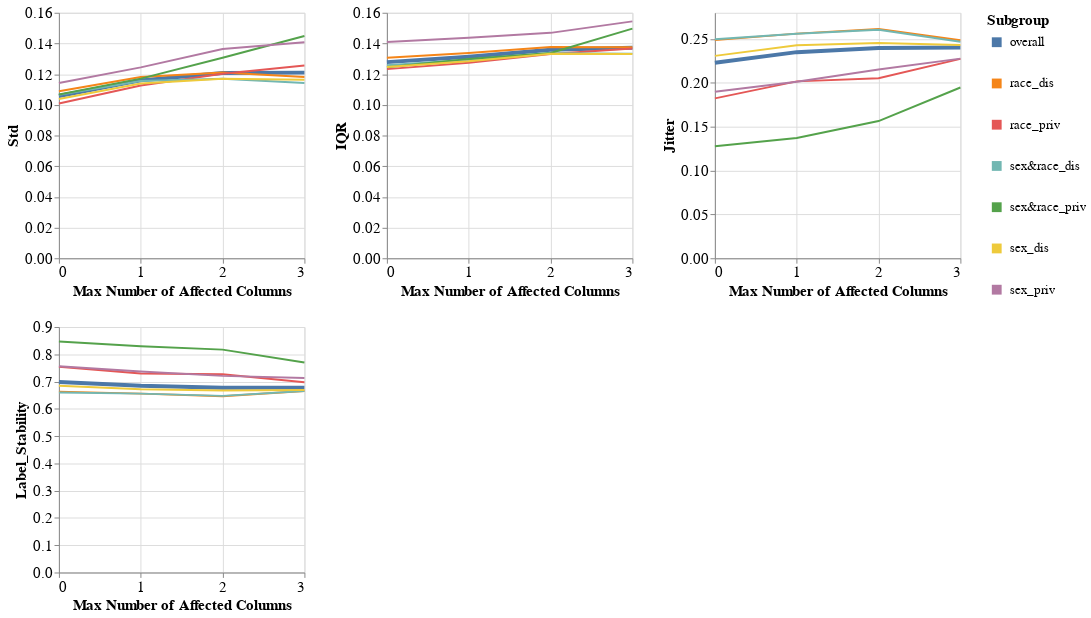

Source (notebook cell):
### Markdown cell above
### Subgroup metrics per dataset, experiment iteration, and model

### Code cell
visualizer.create_subgroups_grid_pct_lines_plot(model_name=MODEL_NAMES[0],
                                                target_preprocessing_technique=PREPROCESSING_TECHNIQUES[0],
                                                subgroup_metrics_type='variance',
                                                mode='max_num_columns')

### Figure 1 — Vega-Lite specification as saved in the notebook (floating-point values rounded to 4 significant figures)
{"config": {"view": {"continuousWidth": 400, "continuousHeight": 300}, "axis": {"labelFontSize": 15, "titleFontSize": 15}, "legend": {"labelFontSize": 13, "symbolStrokeWidth": 10, "titleFontSize": 15}}, "vconcat": [{"hconcat": [{"mark": "line", "encoding": {"color": {"field": "Subgroup", "type": "nominal"}, "strokeWidth": {"condition": {"value": 4, "test": "datum.Subgroup == 'overall'"}, "value": 2}, "x": {"axis": {"tickMinStep": 1}, "field": "Percentage", "title": "Max Number of Affected Columns", "type": "quantitative"}, "y": {"field": "Metric_Value", "title": "Std", "type": "quantitative"}}, "height": 250, "width": 250}, {"data": {"name": "data-92146425f23984513652a711abef8f13"}, "mark": "line", "encoding": {"color": {"field": "Subgroup", "type": "nominal"}, "strokeWidth": {"condition": {"value": 4, "test": "datum.Subgroup == 'overall'"}, "value": 2}, "x": {"axis": {"tickMinStep": 1}, "field": "Percentage", "title": "Max Number of Affected Columns", "type": "quantitative"}, "y": {"field": "Metric_Value", "title": "IQR", "type": "quantitative"}}, "height": 250, "width": 250}, {"data": {"name": "data-ff83ebf3c98934165e0274256d214f44"}, "mark": "line", "encoding": {"color": {"field": "Subgroup", "type": "nominal"}, "strokeWidth": {"condition": {"value": 4, "test": "datum.Subgroup == 'overall'"}, "value": 2}, "x": {"axis": {"tickMinStep": 1}, "field": "Percentage", "title": "Max Number of Affected Columns", "type": "quantitative"}, "y": {"field": "Metric_Value", "title": "Jitter", "type": "quantitative"}}, "height": 250, "width": 250}]}, {"hconcat": [{"mark": "line", "encoding": {"color": {"field": "Subgroup", "type": "nominal"}, "strokeWidth": {"condition": {"value": 4, "test": "datum.Subgroup == 'overall'"}, "value": 2}, "x": {"axis": {"tickMinStep": 1}, "field": "Percentage", "title": "Max Number of Affected Columns", "type": "quantitative"}, "y": {"field": "Metric_Value", "title": "Label_Stability", "type": "quantitative"}}, "height": 250, "width": 250}], "data": {"name": "data-e026bdff0b81c07d0a75388848ddd660"}}], "data": {"name": "data-94163e363075d6fd0b2a246c7d570f7f"}, "$schema": "https://vega.github.io/schema/vega-lite/v4.17.0.json", "datasets": {"data-94163e363075d6fd0b2a246c7d570f7f": [{"Model_Name": "DecisionTreeClassifier", "Test_Set_Index": 0.0, "Metric": "Std", "Subgroup": "overall", "Num_Estimators": 10.0, "Metric_Value": 0.1058, "Percentage": 0.0}, {"Model_Name": "DecisionTreeClassifier", "Test_Set_Index": 0.0, "Metric": "Std", "Subgroup": "race_dis", "Num_Estimators": 10.0, "Metric_Value": 0.1089, "Percentage": 0.0}, {"Model_Name": "DecisionTreeClassifier", "Test_Set_Index": 0.0, "Metric": "Std", "Subgroup": "race_priv", "Num_Estimators": 10.0, "Metric_Value": 0.1009, "Percentage": 0.0}, {"Model_Name": "DecisionTreeClassifier", "Test_Set_Index": 0.0, "Metric": "Std", "Subgroup": "sex&race_dis", "Num_Estimators": 10.0, "Metric_Value": 0.1065, "Percentage": 0.0}, {"Model_Name": "DecisionTreeClassifier", "Test_Set_Index": 0.0, "Metric": "Std", "Subgroup": "sex&race_priv", "Num_Estimators": 10.0, "Metric_Value": 0.1067, "Percentage": 0.0}, {"Model_Name": "DecisionTreeClassifier", "Test_Set_Index": 0.0, "Metric": "Std", "Subgroup": "sex_dis", "Num_Estimators": 10.0, "Metric_Value": 0.1038, "Percentage": 0.0}, {"Model_Name": "DecisionTreeClassifier", "Test_Set_Index": 0.0, "Metric": "Std", "Subgroup": "sex_priv", "Num_Estimators": 10.0, "Metric_Value": 0.1142, "Percentage": 0.0}, {"Model_Name": "DecisionTreeClassifier", "Test_Set_Index": 1.0, "Metric": "Std", "Subgroup": "overall", "Num_Estimators": 10.0, "Metric_Value": 0.116, "Percentage": 1.0}, {"Model_Name": "DecisionTreeClassifier", "Test_Set_Index": 1.0, "Metric": "Std", "Subgroup": "race_dis", "Num_Estimators": 10.0, "Metric_Value": 0.1181, "Percentage": 1.0}, {"Model_Name": "DecisionTreeClassifier", "Test_Set_Index": 1.0, "Metric": "Std", "Subgroup": "race_priv", "Num_Estimators": 10.0, "Metric_Value": 0.1126, "Percentage": 1.0}, {"Model_Name": "DecisionTreeClassifier", "Test_Set_Index": 1.0, "Metric": "Std", "Subgroup": "sex&race_dis", "Num_Estimators": 10.0, "Metric_Value": 0.1156, "Percentage": 1.0}, {"Model_Name": "DecisionTreeClassifier", "Test_Set_Index": 1.0, "Metric": "Std", "Subgroup": "sex&race_priv", "Num_Estimators": 10.0, "Metric_Value": 0.1171, "Percentage": 1.0}, {"Model_Name": "DecisionTreeClassifier", "Test_Set_Index": 1.0, "Metric": "Std", "Subgroup": "sex_dis", "Num_Estimators": 10.0, "Metric_Value": 0.114, "Percentage": 1.0}, {"Model_Name": "DecisionTreeClassifier", "Test_Set_Index": 1.0, "Metric": "Std", "Subgroup": "sex_priv", "Num_Estimators": 10.0, "Metric_Value": 0.1244, "Percentage": 1.0}, {"Model_Name": "DecisionTreeClassifier", "Test_Set_Index": 2.0, "Metric": "Std", "Subgroup": "overall", "Num_Estimators": 10.0, "Metric_Value": 0.1207, "Percentage": 2.0}, {"Model_Name": "DecisionTreeClassifier", "Test_Set_Index": 2.0, "Metric": "Std", "Subgroup": "race_dis", "Num_Estimators": 10.0, "Metric_Value": 0.121, "Percentage": 2.0}, {"Model_Name": "DecisionTreeClassifier", "Test_Set_Index": 2.0, "Metric": "Std", "Subgroup": "race_priv", "Num_Estimators": 10.0, "Metric_Value": 0.1203, "Percentage": 2.0}, {"Model_Name": "DecisionTreeClassifier", "Test_Set_Index": 2.0, "Metric": "Std", "Subgroup": "sex&race_dis", "Num_Estimators": 10.0, "Metric_Value": 0.1169, "Percentage": 2.0}, {"Model_Name": "DecisionTreeClassifier", "Test_Set_Index": 2.0, "Metric": "Std", "Subgroup": "sex&race_priv", "Num_Estimators": 10.0, "Metric_Value": 0.1307, "Percentage": 2.0}, {"Model_Name": "DecisionTreeClassifier", "Test_Set_Index": 2.0, "Metric": "Std", "Subgroup": "sex_dis", "Num_Estimators": 10.0, "Metric_Value": 0.117, "Percentage": 2.0}, {"Model_Name": "DecisionTreeClassifier", "Test_Set_Index": 2.0, "Metric": "Std", "Subgroup": "sex_priv", "Num_Estimators": 10.0, "Metric_Value": 0.1364, "Percentage": 2.0}, {"Model_Name": "DecisionTreeClassifier", "Test_Set_Index": 3.0, "Metric": "Std", "Subgroup": "overall", "Num_Estimators": 10.0, "Metric_Value": 0.121, "Percentage": 3.0}, {"Model_Name": "DecisionTreeClassifier", "Test_Set_Index": 3.0, "Metric": "Std", "Subgroup": "race_dis", "Num_Estimators": 10.0, "Metric_Value": 0.1181, "Percentage": 3.0}, {"Model_Name": "DecisionTreeClassifier", "Test_Set_Index": 3.0, "Metric": "Std", "Subgroup": "race_priv", "Num_Estimators": 10.0, "Metric_Value": 0.1256, "Percentage": 3.0}, {"Model_Name": "DecisionTreeClassifier", "Test_Set_Index": 3.0, "Metric": "Std", "Subgroup": "sex&race_dis", "Num_Estimators": 10.0, "Metric_Value": 0.1143, "Percentage": 3.0}, {"Model_Name": "DecisionTreeClassifier", "Test_Set_Index": 3.0, "Metric": "Std", "Subgroup": "sex&race_priv", "Num_Estimators": 10.0, "Metric_Value": 0.1449, "Percentage": 3.0}, {"Model_Name": "DecisionTreeClassifier", "Test_Set_Index": 3.0, "Metric": "Std", "Subgroup": "sex_dis", "Num_Estimators": 10.0, "Metric_Value": 0.1163, "Percentage": 3.0}, {"Model_Name": "DecisionTreeClassifier", "Test_Set_Index": 3.0, "Metric": "Std", "Subgroup": "sex_priv", "Num_Estimators": 10.0, "Metric_Value": 0.1408, "Percentage": 3.0}], "data-92146425f23984513652a711abef8f13": [{"Model_Name": "DecisionTreeClassifier", "Test_Set_Index": 0.0, "Metric": "IQR", "Subgroup": "overall", "Num_Estimators": 10.0, "Metric_Value": 0.1278, "Percentage": 0.0}, {"Model_Name": "DecisionTreeClassifier", "Test_Set_Index": 0.0, "Metric": "IQR", "Subgroup": "race_dis", "Num_Estimators": 10.0, "Metric_Value": 0.1307, "Percentage": 0.0}, {"Model_Name": "DecisionTreeClassifier", "Test_Set_Index": 0.0, "Metric": "IQR", "Subgroup": "race_priv", "Num_Estimators": 10.0, "Metric_Value": 0.1233, "Percentage": 0.0}, {"Model_Name": "DecisionTreeClassifier", "Test_Set_Index": 0.0, "Metric": "IQR", "Subgroup": "sex&race_dis", "Num_Estimators": 10.0, "Metric_Value": 0.1258, "Percentage": 0.0}, {"Model_Name": "DecisionTreeClassifier", "Test_Set_Index": 0.0, "Metric": "IQR", "Subgroup": "sex&race_priv", "Num_Estimators": 10.0, "Metric_Value": 0.1244, "Percentage": 0.0}, {"Model_Name": "DecisionTreeClassifier", "Test_Set_Index": 0.0, "Metric": "IQR", "Subgroup": "sex_dis", "Num_Estimators": 10.0, "Metric_Value": 0.1247, "Percentage": 0.0}, {"Model_Name": "DecisionTreeClassifier", "Test_Set_Index": 0.0, "Metric": "IQR", "Subgroup": "sex_priv", "Num_Estimators": 10.0, "Metric_Value": 0.1409, "Percentage": 0.0}, {"Model_Name": "DecisionTreeClassifier", "Test_Set_Index": 1.0, "Metric": "IQR", "Subgroup": "overall", "Num_Estimators": 10.0, "Metric_Value": 0.1313, "Percentage": 1.0}, {"Model_Name": "DecisionTreeClassifier", "Test_Set_Index": 1.0, "Metric": "IQR", "Subgroup": "race_dis", "Num_Estimators": 10.0, "Metric_Value": 0.1337, "Percentage": 1.0}, {"Model_Name": "DecisionTreeClassifier", "Test_Set_Index": 1.0, "Metric": "IQR", "Subgroup": "race_priv", "Num_Estimators": 10.0, "Metric_Value": 0.1275, "Percentage": 1.0}, {"Model_Name": "DecisionTreeClassifier", "Test_Set_Index": 1.0, "Metric": "IQR", "Subgroup": "sex&race_dis", "Num_Estimators": 10.0, "Metric_Value": 0.1294, "Percentage": 1.0}, {"Model_Name": "DecisionTreeClassifier", "Test_Set_Index": 1.0, "Metric": "IQR", "Subgroup": "sex&race_priv", "Num_Estimators": 10.0, "Metric_Value": 0.1299, "Percentage": 1.0}, {"Model_Name": "DecisionTreeClassifier", "Test_Set_Index": 1.0, "Metric": "IQR", "Subgroup": "sex_dis", "Num_Estimators": 10.0, "Metric_Value": 0.1284, "Percentage": 1.0}, {"Model_Name": "DecisionTreeClassifier", "Test_Set_Index": 1.0, "Metric": "IQR", "Subgroup": "sex_priv", "Num_Estimators": 10.0, "Metric_Value": 0.1437, "Percentage": 1.0}, {"Model_Name": "DecisionTreeClassifier", "Test_Set_Index": 2.0, "Metric": "IQR", "Subgroup": "overall", "Num_Estimators": 10.0, "Metric_Value": 0.1359, "Percentage": 2.0}, {"Model_Name": "DecisionTreeClassifier", "Test_Set_Index": 2.0, "Metric": "IQR", "Subgroup": "race_dis", "Num_Estimators": 10.0, "Metric_Value": 0.1377, "Percentage": 2.0}, {"Model_Name": "DecisionTreeClassifier", "Test_Set_Index": 2.0, "Metric": "IQR", "Subgroup": "race_priv", "Num_Estimators": 10.0, "Metric_Value": 0.1332, "Percentage": 2.0}, {"Model_Name": "DecisionTreeClassifier", "Test_Set_Index": 2.0, "Metric": "IQR", "Subgroup": "sex&race_dis", "Num_Estimators": 10.0, "Metric_Value": 0.1336, "Percentage": 2.0}, {"Model_Name": "DecisionTreeClassifier", "Test_Set_Index": 2.0, "Metric": "IQR", "Subgroup": "sex&race_priv", "Num_Estimators": 10.0, "Metric_Value": 0.1337, "Percentage": 2.0}, {"Model_Name": "DecisionTreeClassifier", "Test_Set_Index": 2.0, "Metric": "IQR", "Subgroup": "sex_dis", "Num_Estimators": 10.0, "Metric_Value": 0.1333, "Percentage": 2.0}, {"Model_Name": "DecisionTreeClassifier", "Test_Set_Index": 2.0, "Metric": "IQR", "Subgroup": "sex_priv", "Num_Estimators": 10.0, "Metric_Value": 0.1469, "Percentage": 2.0}, {"Model_Name": "DecisionTreeClassifier", "Test_Set_Index": 3.0, "Metric": "IQR", "Subgroup": "overall", "Num_Estimators": 10.0, "Metric_Value": 0.1372, "Percentage": 3.0}, {"Model_Name": "DecisionTreeClassifier", "Test_Set_Index": 3.0, "Metric": "IQR", "Subgroup": "race_dis", "Num_Estimators": 10.0, "Metric_Value": 0.1376, "Percentage": 3.0}, {"Model_Name": "DecisionTreeClassifier", "Test_Set_Index": 3.0, "Metric": "IQR", "Subgroup": "race_priv", "Num_Estimators": 10.0, "Metric_Value": 0.1367, "Percentage": 3.0}, {"Model_Name": "DecisionTreeClassifier", "Test_Set_Index": 3.0, "Metric": "IQR", "Subgroup": "sex&race_dis", "Num_Estimators": 10.0, "Metric_Value": 0.1334, "Percentage": 3.0}, {"Model_Name": "DecisionTreeClassifier", "Test_Set_Index": 3.0, "Metric": "IQR", "Subgroup": "sex&race_priv", "Num_Estimators": 10.0, "Metric_Value": 0.1497, "Percentage": 3.0}, {"Model_Name": "DecisionTreeClassifier", "Test_Set_Index": 3.0, "Metric": "IQR", "Subgroup": "sex_dis", "Num_Estimators": 10.0, "Metric_Value": 0.1332, "Percentage": 3.0}, {"Model_Name": "DecisionTreeClassifier", "Test_Set_Index": 3.0, "Metric": "IQR", "Subgroup": "sex_priv", "Num_Estimators": 10.0, "Metric_Value": 0.1544, "Percentage": 3.0}], "data-ff83ebf3c98934165e0274256d214f44": [{"Model_Name": "DecisionTreeClassifier", "Test_Set_Index": 0.0, "Metric": "Jitter", "Subgroup": "overall", "Num_Estimators": 10.0, "Metric_Value": 0.223, "Percentage": 0.0}, {"Model_Name": "DecisionTreeClassifier", "Test_Set_Index": 0.0, "Metric": "Jitter", "Subgroup": "race_dis", "Num_Estimators": 10.0, "Metric_Value": 0.2488, "Percentage": 0.0}, {"Model_Name": "DecisionTreeClassifier", "Test_Set_Index": 0.0, "Metric": "Jitter", "Subgroup": "race_priv", "Num_Estimators": 10.0, "Metric_Value": 0.1823, "Percentage": 0.0}, {"Model_Name": "DecisionTreeClassifier", "Test_Set_Index": 0.0, "Metric": "Jitter", "Subgroup": "sex&race_dis", "Num_Estimators": 10.0, "Metric_Value": 0.2497, "Percentage": 0.0}, {"Model_Name": "DecisionTreeClassifier", "Test_Set_Index": 0.0, "Metric": "Jitter", "Subgroup": "sex&race_priv", "Num_Estimators": 10.0, "Metric_Value": 0.1277, "Percentage": 0.0}, {"Model_Name": "DecisionTreeClassifier", "Test_Set_Index": 0.0, "Metric": "Jitter", "Subgroup": "sex_dis", "Num_Estimators": 10.0, "Metric_Value": 0.2308, "Percentage": 0.0}, {"Model_Name": "DecisionTreeClassifier", "Test_Set_Index": 0.0, "Metric": "Jitter", "Subgroup": "sex_priv", "Num_Estimators": 10.0, "Metric_Value": 0.1899, "Percentage": 0.0}, {"Model_Name": "DecisionTreeClassifier", "Test_Set_Index": 1.0, "Metric": "Jitter", "Subgroup": "overall", "Num_Estimators": 10.0, "Metric_Value": 0.2351, "Percentage": 1.0}, {"Model_Name": "DecisionTreeClassifier", "Test_Set_Index": 1.0, "Metric": "Jitter", "Subgroup": "race_dis", "Num_Estimators": 10.0, "Metric_Value": 0.2562, "Percentage": 1.0}, {"Model_Name": "DecisionTreeClassifier", "Test_Set_Index": 1.0, "Metric": "Jitter", "Subgroup": "race_priv", "Num_Estimators": 10.0, "Metric_Value": 0.2017, "Percentage": 1.0}, {"Model_Name": "DecisionTreeClassifier", "Test_Set_Index": 1.0, "Metric": "Jitter", "Subgroup": "sex&race_dis", "Num_Estimators": 10.0, "Metric_Value": 0.256, "Percentage": 1.0}, {"Model_Name": "DecisionTreeClassifier", "Test_Set_Index": 1.0, "Metric": "Jitter", "Subgroup": "sex&race_priv", "Num_Estimators": 10.0, "Metric_Value": 0.1371, "Percentage": 1.0}, {"Model_Name": "DecisionTreeClassifier", "Test_Set_Index": 1.0, "Metric": "Jitter", "Subgroup": "sex_dis", "Num_Estimators": 10.0, "Metric_Value": 0.243, "Percentage": 1.0}, {"Model_Name": "DecisionTreeClassifier", "Test_Set_Index": 1.0, "Metric": "Jitter", "Subgroup": "sex_priv", "Num_Estimators": 10.0, "Metric_Value": 0.2013, "Percentage": 1.0}, {"Model_Name": "DecisionTreeClassifier", "Test_Set_Index": 2.0, "Metric": "Jitter", "Subgroup": "overall", "Num_Estimators": 10.0, "Metric_Value": 0.2397, "Percentage": 2.0}, {"Model_Name": "DecisionTreeClassifier", "Test_Set_Index": 2.0, "Metric": "Jitter", "Subgroup": "race_dis", "Num_Estimators": 10.0, "Metric_Value": 0.2616, "Percentage": 2.0}, {"Model_Name": "DecisionTreeClassifier", "Test_Set_Index": 2.0, "Metric": "Jitter", "Subgroup": "race_priv", "Num_Estimators": 10.0, "Metric_Value": 0.2053, "Percentage": 2.0}, {"Model_Name": "DecisionTreeClassifier", "Test_Set_Index": 2.0, "Metric": "Jitter", "Subgroup": "sex&race_dis", "Num_Estimators": 10.0, "Metric_Value": 0.2606, "Percentage": 2.0}, {"Model_Name": "DecisionTreeClassifier", "Test_Set_Index": 2.0, "Metric": "Jitter", "Subgroup": "sex&race_priv", "Num_Estimators": 10.0, "Metric_Value": 0.1565, "Percentage": 2.0}, {"Model_Name": "DecisionTreeClassifier", "Test_Set_Index": 2.0, "Metric": "Jitter", "Subgroup": "sex_dis", "Num_Estimators": 10.0, "Metric_Value": 0.2455, "Percentage": 2.0}, {"Model_Name": "DecisionTreeClassifier", "Test_Set_Index": 2.0, "Metric": "Jitter", "Subgroup": "sex_priv", "Num_Estimators": 10.0, "Metric_Value": 0.2154, "Percentage": 2.0}, {"Model_Name": "DecisionTreeClassifier", "Test_Set_Index": 3.0, "Metric": "Jitter", "Subgroup": "overall", "Num_Estimators": 10.0, "Metric_Value": 0.2404, "Percentage": 3.0}, {"Model_Name": "DecisionTreeClassifier", "Test_Set_Index": 3.0, "Metric": "Jitter", "Subgroup": "race_dis", "Num_Estimators": 10.0, "Metric_Value": 0.2486, "Percentage": 3.0}, {"Model_Name": "DecisionTreeClassifier", "Test_Set_Index": 3.0, "Metric": "Jitter", "Subgroup": "race_priv", "Num_Estimators": 10.0, "Metric_Value": 0.2274, "Percentage": 3.0}, {"Model_Name": "DecisionTreeClassifier", "Test_Set_Index": 3.0, "Metric": "Jitter", "Subgroup": "sex&race_dis", "Num_Estimators": 10.0, "Metric_Value": 0.247, "Percentage": 3.0}, {"Model_Name": "DecisionTreeClassifier", "Test_Set_Index": 3.0, "Metric": "Jitter", "Subgroup": "sex&race_priv", "Num_Estimators": 10.0, "Metric_Value": 0.1948, "Percentage": 3.0}, {"Model_Name": "DecisionTreeClassifier", "Test_Set_Index": 3.0, "Metric": "Jitter", "Subgroup": "sex_dis", "Num_Estimators": 10.0, "Metric_Value": 0.2434, "Percentage": 3.0}, {"Model_Name": "DecisionTreeClassifier", "Test_Set_Index": 3.0, "Metric": "Jitter", "Subgroup": "sex_priv", "Num_Estimators": 10.0, "Metric_Value": 0.2277, "Percentage": 3.0}], "data-e026bdff0b81c07d0a75388848ddd660": [{"Model_Name": "DecisionTreeClassifier", "Test_Set_Index": 0.0, "Metric": "Label_Stability", "Subgroup": "overall", "Num_Estimators": 10.0, "Metric_Value": 0.6985, "Percentage": 0.0}, {"Model_Name": "DecisionTreeClassifier", "Test_Set_Index": 0.0, "Metric": "Label_Stability", "Subgroup": "race_dis", "Num_Estimators": 10.0, "Metric_Value": 0.6632, "Percentage": 0.0}, {"Model_Name": "DecisionTreeClassifier", "Test_Set_Index": 0.0, "Metric": "Label_Stability", "Subgroup": "race_priv", "Num_Estimators": 10.0, "Metric_Value": 0.7541, "Percentage": 0.0}, {"Model_Name": "DecisionTreeClassifier", "Test_Set_Index": 0.0, "Metric": "Label_Stability", "Subgroup": "sex&race_dis", "Num_Estimators": 10.0, "Metric_Value": 0.6602, "Percentage": 0.0}, {"Model_Name": "DecisionTreeClassifier", "Test_Set_Index": 0.0, "Metric": "Label_Stability", "Subgroup": "sex&race_priv", "Num_Estimators": 10.0, "Metric_Value": 0.8468, "Percentage": 0.0}, {"Model_Name": "DecisionTreeClassifier", "Test_Set_Index": 0.0, "Metric": "Label_Stability", "Subgroup": "sex_dis", "Num_Estimators": 10.0, "Metric_Value": 0.6848, "Percentage": 0.0}, {"Model_Name": "DecisionTreeClassifier", "Test_Set_Index": 0.0, "Metric": "Label_Stability", "Subgroup": "sex_priv", "Num_Estimators": 10.0, "Metric_Value": 0.7564, "Percentage": 0.0}, {"Model_Name": "DecisionTreeClassifier", "Test_Set_Index": 1.0, "Metric": "Label_Stability", "Subgroup": "overall", "Num_Estimators": 10.0, "Metric_Value": 0.6845, "Percentage": 1.0}, {"Model_Name": "DecisionTreeClassifier", "Test_Set_Index": 1.0, "Metric": "Label_Stability", "Subgroup": "race_dis", "Num_Estimators": 10.0, "Metric_Value": 0.6557, "Percentage": 1.0}, {"Model_Name": "DecisionTreeClassifier", "Test_Set_Index": 1.0, "Metric": "Label_Stability", "Subgroup": "race_priv", "Num_Estimators": 10.0, "Metric_Value": 0.7298, "Percentage": 1.0}, {"Model_Name": "DecisionTreeClassifier", "Test_Set_Index": 1.0, "Metric": "Label_Stability", "Subgroup": "sex&race_dis", "Num_Estimators": 10.0, "Metric_Value": 0.6558, "Percentage": 1.0}, {"Model_Name": "DecisionTreeClassifier", "Test_Set_Index": 1.0, "Metric": "Label_Stability", "Subgroup": "sex&race_priv", "Num_Estimators": 10.0, "Metric_Value": 0.8298, "Percentage": 1.0}, {"Model_Name": "DecisionTreeClassifier", "Test_Set_Index": 1.0, "Metric": "Label_Stability", "Subgroup": "sex_dis", "Num_Estimators": 10.0, "Metric_Value": 0.6721, "Percentage": 1.0}, {"Model_Name": "DecisionTreeClassifier", "Test_Set_Index": 1.0, "Metric": "Label_Stability", "Subgroup": "sex_priv", "Num_Estimators": 10.0, "Metric_Value": 0.7366, "Percentage": 1.0}, {"Model_Name": "DecisionTreeClassifier", "Test_Set_Index": 2.0, "Metric": "Label_Stability", "Subgroup": "overall", "Num_Estimators": 10.0, "Metric_Value": 0.6773, "Percentage": 2.0}, {"Model_Name": "DecisionTreeClassifier", "Test_Set_Index": 2.0, "Metric": "Label_Stability", "Subgroup": "race_dis", "Num_Estimators": 10.0, "Metric_Value": 0.6458, "Percentage": 2.0}, {"Model_Name": "DecisionTreeClassifier", "Test_Set_Index": 2.0, "Metric": "Label_Stability", "Subgroup": "race_priv", "Num_Estimators": 10.0, "Metric_Value": 0.7268, "Percentage": 2.0}, {"Model_Name": "DecisionTreeClassifier", "Test_Set_Index": 2.0, "Metric": "Label_Stability", "Subgroup": "sex&race_dis", "Num_Estimators": 10.0, "Metric_Value": 0.6476, "Percentage": 2.0}, {"Model_Name": "DecisionTreeClassifier", "Test_Set_Index": 2.0, "Metric": "Label_Stability", "Subgroup": "sex&race_priv", "Num_Estimators": 10.0, "Metric_Value": 0.817, "Percentage": 2.0}, {"Model_Name": "DecisionTreeClassifier", "Test_Set_Index": 2.0, "Metric": "Label_Stability", "Subgroup": "sex_dis", "Num_Estimators": 10.0, "Metric_Value": 0.667, "Percentage": 2.0}, {"Model_Name": "DecisionTreeClassifier", "Test_Set_Index": 2.0, "Metric": "Label_Stability", "Subgroup": "sex_priv", "Num_Estimators": 10.0, "Metric_Value": 0.7208, "Percentage": 2.0}, {"Model_Name": "DecisionTreeClassifier", "Test_Set_Index": 3.0, "Metric": "Label_Stability", "Subgroup": "overall", "Num_Estimators": 10.0, "Metric_Value": 0.6777, "Percentage": 3.0}, {"Model_Name": "DecisionTreeClassifier", "Test_Set_Index": 3.0, "Metric": "Label_Stability", "Subgroup": "race_dis", "Num_Estimators": 10.0, "Metric_Value": 0.665, "Percentage": 3.0}, {"Model_Name": "DecisionTreeClassifier", "Test_Set_Index": 3.0, "Metric": "Label_Stability", "Subgroup": "race_priv", "Num_Estimators": 10.0, "Metric_Value": 0.6976, "Percentage": 3.0}, {"Model_Name": "DecisionTreeClassifier", "Test_Set_Index": 3.0, "Metric": "Label_Stability", "Subgroup": "sex&race_dis", "Num_Estimators": 10.0, "Metric_Value": 0.6654, "Percentage": 3.0}, {"Model_Name": "DecisionTreeClassifier", "Test_Set_Index": 3.0, "Metric": "Label_Stability", "Subgroup": "sex&race_priv", "Num_Estimators": 10.0, "Metric_Value": 0.7702, "Percentage": 3.0}, {"Model_Name": "DecisionTreeClassifier", "Test_Set_Index": 3.0, "Metric": "Label_Stability", "Subgroup": "sex_dis", "Num_Estimators": 10.0, "Metric_Value": 0.6693, "Percentage": 3.0}, {"Model_Name": "DecisionTreeClassifier", "Test_Set_Index": 3.0, "Metric": "Label_Stability", "Subgroup": "sex_priv", "Num_Estimators": 10.0, "Metric_Value": 0.7129, "Percentage": 3.0}]}}
